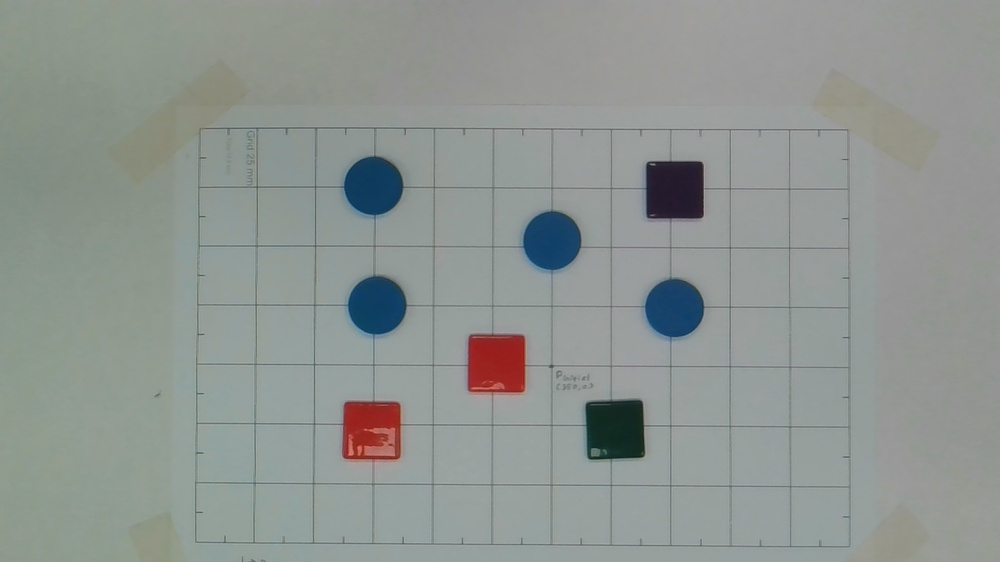
#> input picture outputs/last_capture.jpg, 1000 x 562 px, shrunk from 1920 x 1080 before the run
$ python plot.py
#> lines starting #> are read from the running program, lines starting #| are printed output that depends on the picture; after the words box and inside, x2 and y2 are one past the last pixel; in counts of white or black regions, pixels touching at a corner belong together
import cv2
import matplotlib.pyplot as plt
import numpy as np
import os

# Get the directory where app_streamlit.py is located
current_dir = os.path.dirname(__file__)
# Go up one level to the project root, then into 'outputs'
OUTPUT_FOLDER = os.path.join(current_dir, "..", "outputs")
image_path = os.path.join(OUTPUT_FOLDER, "last_capture.jpg")

img = cv2.imread(image_path, cv2.IMREAD_GRAYSCALE)
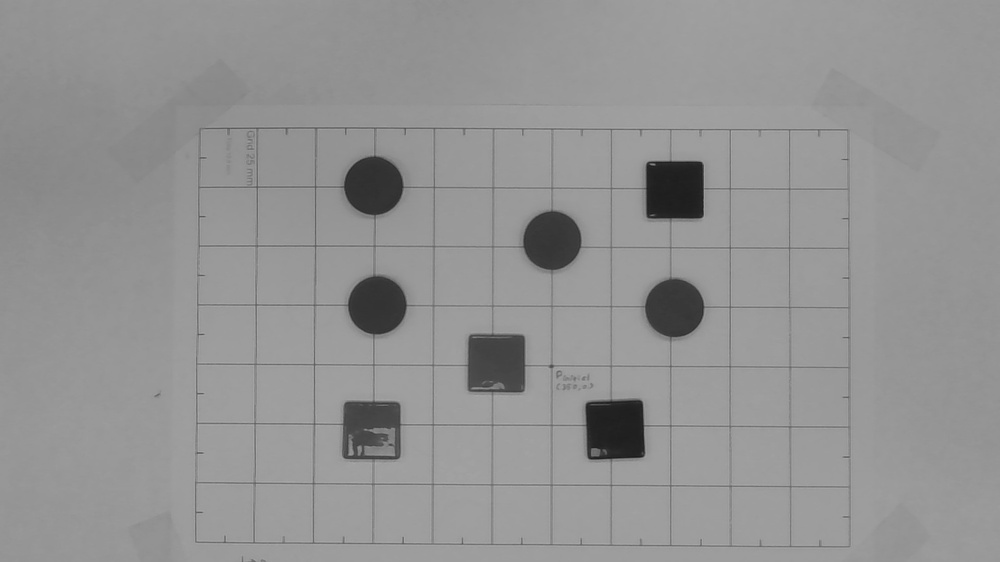
#> img: shape (562, 1000); min 26, max 174, mean 147.1

_, th = cv2.threshold(img, 125, 255, cv2.THRESH_BINARY_INV)
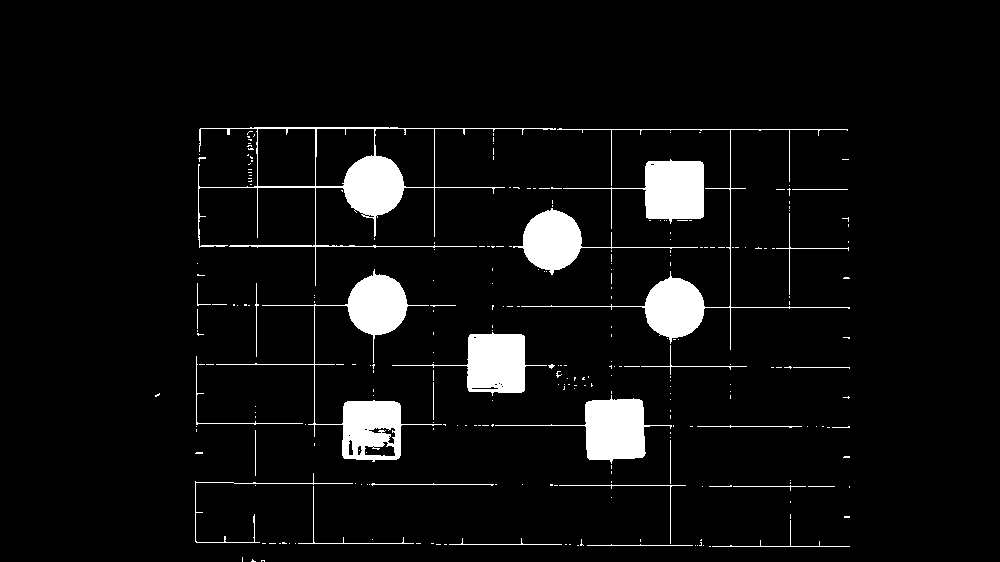
#> th: shape (562, 1000); 5.7% white; 273 white regions (242 under 20 px), largest, box (x1, y1, x2, y2) and area: (216, 269, 442, 462) 6260, (198, 127, 556, 286) 4869, (521, 128, 850, 350) 3810

kernel = np.ones((5, 5), np.uint8)
mask = cv2.morphologyEx(th, cv2.MORPH_OPEN, kernel)
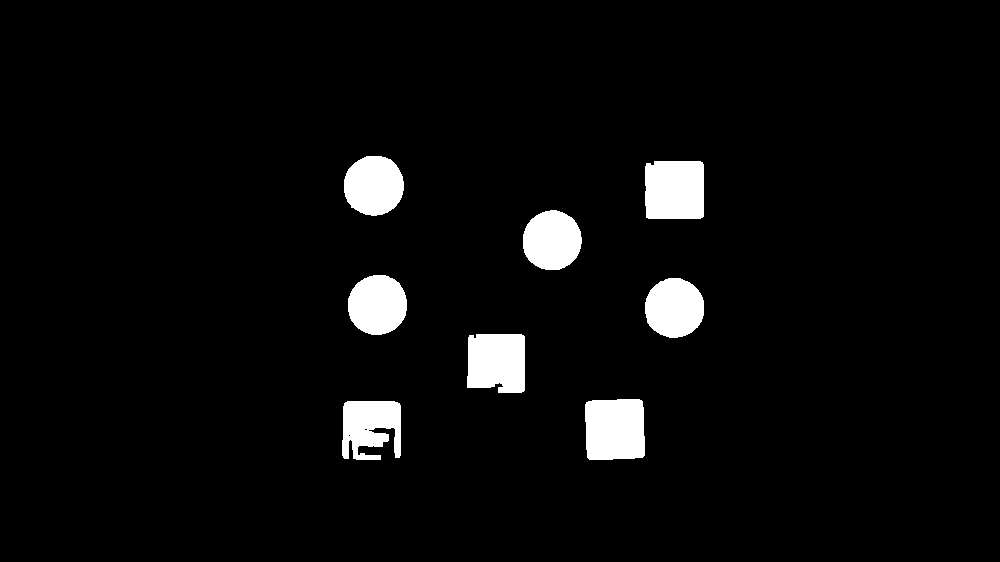
#> mask: shape (562, 1000); 4.3% white; 8 white regions, largest, box (x1, y1, x2, y2) and area: (585, 399, 645, 460) 3471, (645, 161, 704, 219) 3366, (467, 334, 525, 393) 3171

plt.subplot(1, 2, 1)
plt.imshow(th, cmap='gray')
plt.title("thresholded")
plt.axis('off')
plt.subplot(1, 2, 2)
plt.imshow(mask, cmap='gray')
plt.title("mask")
plt.axis('off')
plt.show()
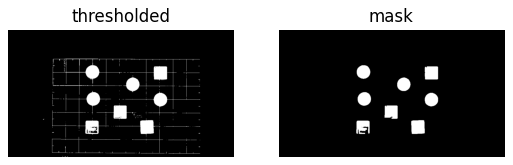
#> figure drawn by matplotlib, 2 panels

$ run again, with outputs/calib.jpg copied over outputs/last_capture.jpg
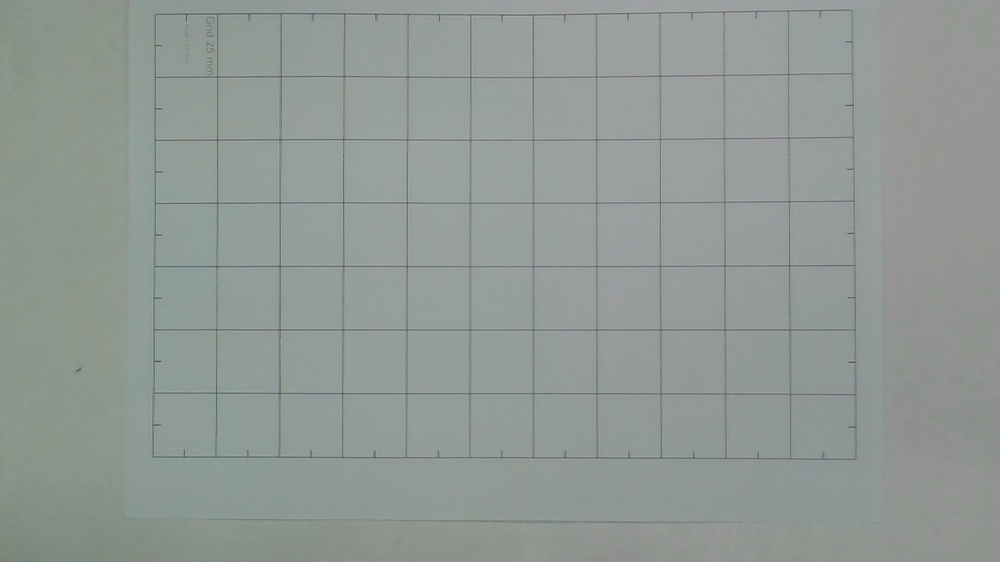
#> input picture outputs/calib.jpg, 1000 x 562 px, shrunk from 1920 x 1080 before the run
#> `_, th = cv2.threshold(img, 125, 255, cv2.THRESH_BINARY_INV)`:
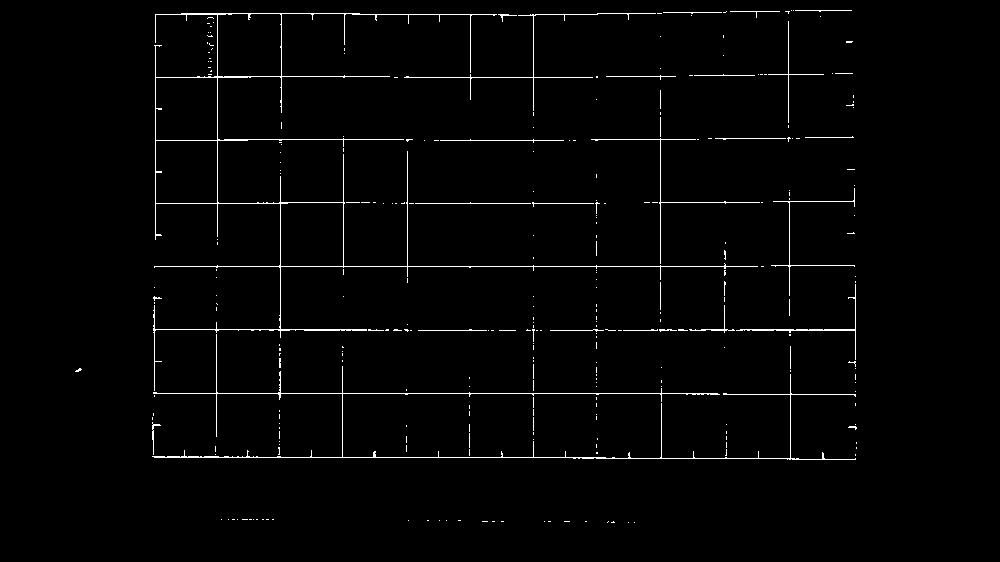
#> th: shape (562, 1000); 1.7% white in thin lines or dots, all inside (x1, y1, x2, y2) = (75, 10, 857, 523)
#> mask: shape (562, 1000); every value is 0
#> `plt.show()`:
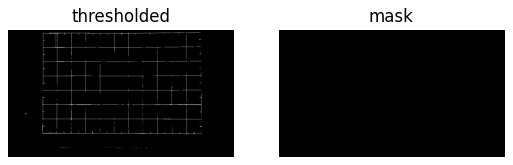
#> figure drawn by matplotlib, 2 panels
